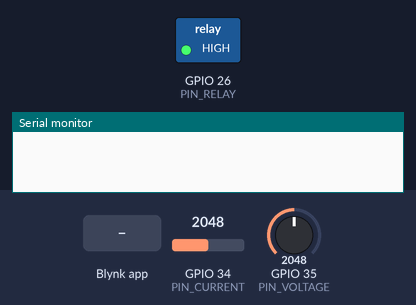
This sketch was run on a simulated ESP32. Parts: switched loads named in the sketch (green lamp = pin HIGH), the last lines printed to the serial monitor. Inputs (shaded band) come from the test bench; at power-on: GPIO 34 (PIN_CURRENT) = 2048, GPIO 35 (PIN_VOLTAGE) = 2048 (analog values on the 0–4095 scale). WiFi joins after 1.5 s; servers stay silent unless stated.

Above: at 3.0 s.
3.1 s: Blynk app writes 1 to V4
At 4.1 s:
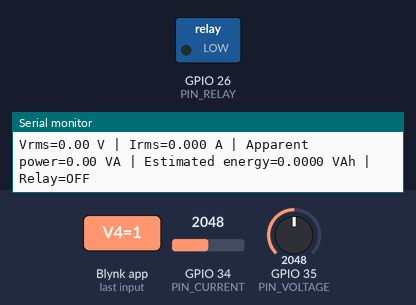
4.8 s: Blynk app writes 0 to V4
At 6.1 s:
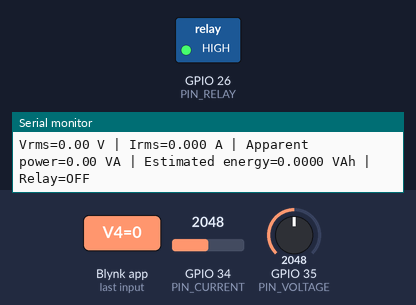
Timing chart, 0 to 7.8 s (numbered marks = the images above; inputs shaded):
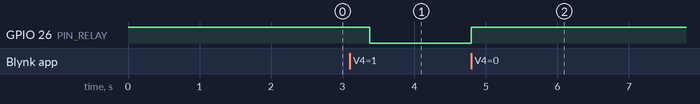

Measured:
- after the input at 3.1 s, GPIO 26 (PIN_RELAY): HIGH → LOW after 0.28 s
- after the input at 4.8 s, GPIO 26 (PIN_RELAY): LOW → HIGH at once

The sketch:

smart_energy_monitor.ino
```cpp
/*
  Smart Energy Monitoring System — reconstructed starter firmware
  Board: ESP32
  Sensors: ACS712 current sensor + ZMPT101B voltage sensor
  Dashboard: Blynk IoT
  Relay: one-channel relay module

  IMPORTANT:
  - This is a reconstructed starter, NOT the original hackathon source code.
  - Calibrate the sensor factors against suitable reference instruments.
  - This prototype is not a certified electricity meter.
  - Mains voltage is lethal. Use only properly isolated, enclosed, rated modules
    and qualified supervision. Never connect mains directly to ESP32 pins.
*/

#define BLYNK_TEMPLATE_ID   "YOUR_TEMPLATE_ID"
#define BLYNK_TEMPLATE_NAME "Smart Energy Monitoring"
#define BLYNK_AUTH_TOKEN    "YOUR_BLYNK_AUTH_TOKEN"

#include <WiFi.h>
#include <BlynkSimpleEsp32.h>
#include <math.h>

// Replace these before compiling. Keep real credentials out of public GitHub.
char ssid[] = "YOUR_WIFI_SSID";
char pass[] = "YOUR_WIFI_PASSWORD";

// ESP32 ADC1 pins are used to avoid ADC2/Wi-Fi conflicts.
constexpr int PIN_CURRENT = 34; // ADC1 input-only
constexpr int PIN_VOLTAGE = 35; // ADC1 input-only
constexpr int PIN_RELAY   = 26; // digital output

// Set to true for many active-LOW relay boards; verify your module.
constexpr bool RELAY_ACTIVE_LOW = true;

// Calibration settings — these MUST be calibrated for your exact hardware.
// ACS712 sensitivities at its sensor output (typical nominal values):
// 5A module: 0.185 V/A; 20A: 0.100 V/A; 30A: 0.066 V/A.
// If using a different module, set the matching value.
constexpr float ACS712_SENSITIVITY_V_PER_A = 0.100f; // ASSUMES ACS712-20A

// ADC conversion approximation. Calibrate against the actual board if needed.
constexpr float ADC_VOLTS_PER_COUNT = 3.3f / 4095.0f;

// Set this after measuring the ZMPT101B output with a safe, isolated setup.
// It means: actual mains Vrms / measured sensor-output Vrms.
// 1.0 is only a placeholder and will NOT usually give correct mains voltage.
constexpr float VOLTAGE_CALIBRATION_FACTOR = 1.0f; // PLACEHOLDER — calibrate

constexpr int SAMPLE_COUNT = 1200;
constexpr uint32_t REPORT_INTERVAL_MS = 1000;

BlynkTimer timer;
bool relayOn = false;
float voltageRms = 0.0f;
float currentRms = 0.0f;
float apparentPowerVA = 0.0f;
float energyWh = 0.0f;
uint32_t lastEnergyUpdateMs = 0;

void applyRelay(bool on) {
  relayOn = on;
  const int activeLevel = RELAY_ACTIVE_LOW ? LOW : HIGH;
  const int inactiveLevel = RELAY_ACTIVE_LOW ? HIGH : LOW;
  digitalWrite(PIN_RELAY, on ? activeLevel : inactiveLevel);
  Blynk.virtualWrite(V4, on ? 1 : 0);
}

BLYNK_WRITE(V4) {
  // Blynk switch widget: Datastream V4, integer 0/1.
  applyRelay(param.asInt() == 1);
}

void measureSensors() {
  // Collect samples and calculate each channel's AC RMS around its own mean.
  // Sequential sampling is approximate; this does not calculate true real power
  // or power factor. Use an appropriate meter for safety-critical measurements.
  double sumV = 0.0, sumV2 = 0.0;
  double sumI = 0.0, sumI2 = 0.0;

  for (int n = 0; n < SAMPLE_COUNT; n++) {
    const float vCount = (float)analogRead(PIN_VOLTAGE);
    const float iCount = (float)analogRead(PIN_CURRENT);
    sumV += vCount;
    sumV2 += (double)vCount * vCount;
    sumI += iCount;
    sumI2 += (double)iCount * iCount;
    delayMicroseconds(250);
  }

  const double meanV = sumV / SAMPLE_COUNT;
  const double meanI = sumI / SAMPLE_COUNT;
  const double varianceV = fmax(0.0, (sumV2 / SAMPLE_COUNT) - meanV * meanV);
  const double varianceI = fmax(0.0, (sumI2 / SAMPLE_COUNT) - meanI * meanI);

  const float sensorVrms = sqrt(varianceV) * ADC_VOLTS_PER_COUNT;
  const float sensorIrms = sqrt(varianceI) * ADC_VOLTS_PER_COUNT;

  voltageRms = sensorVrms * VOLTAGE_CALIBRATION_FACTOR;
  currentRms = sensorIrms / ACS712_SENSITIVITY_V_PER_A;

  // Apparent power only. Real power needs synchronized v(t)*i(t) sampling
  // and suitable calibration; this estimate assumes no power-factor correction.
  apparentPowerVA = voltageRms * currentRms;

  const uint32_t now = millis();
  if (lastEnergyUpdateMs != 0) {
    const float elapsedHours = (now - lastEnergyUpdateMs) / 3600000.0f;
    // VA-hours estimate, not certified active energy in Wh.
    energyWh += apparentPowerVA * elapsedHours;
  }
  lastEnergyUpdateMs = now;

  if (Blynk.connected()) {
    Blynk.virtualWrite(V0, voltageRms);
    Blynk.virtualWrite(V1, currentRms);
    Blynk.virtualWrite(V2, apparentPowerVA);
    Blynk.virtualWrite(V3, energyWh);
  }

  Serial.printf("Vrms=%.2f V | Irms=%.3f A | Apparent power=%.2f VA | Estimated energy=%.4f VAh | Relay=%s\n",
                voltageRms, currentRms, apparentPowerVA, energyWh, relayOn ? "ON" : "OFF");
}

void setup() {
  Serial.begin(115200);

  pinMode(PIN_RELAY, OUTPUT);
  // Set relay OFF immediately at boot.
  digitalWrite(PIN_RELAY, RELAY_ACTIVE_LOW ? HIGH : LOW);

  analogReadResolution(12);
  analogSetPinAttenuation(PIN_CURRENT, ADC_11db);
  analogSetPinAttenuation(PIN_VOLTAGE, ADC_11db);

  WiFi.mode(WIFI_STA);
  Blynk.begin(BLYNK_AUTH_TOKEN, ssid, pass);

  lastEnergyUpdateMs = millis();
  timer.setInterval(REPORT_INTERVAL_MS, measureSensors);
}

void loop() {
  Blynk.run();
  timer.run();
}
```
